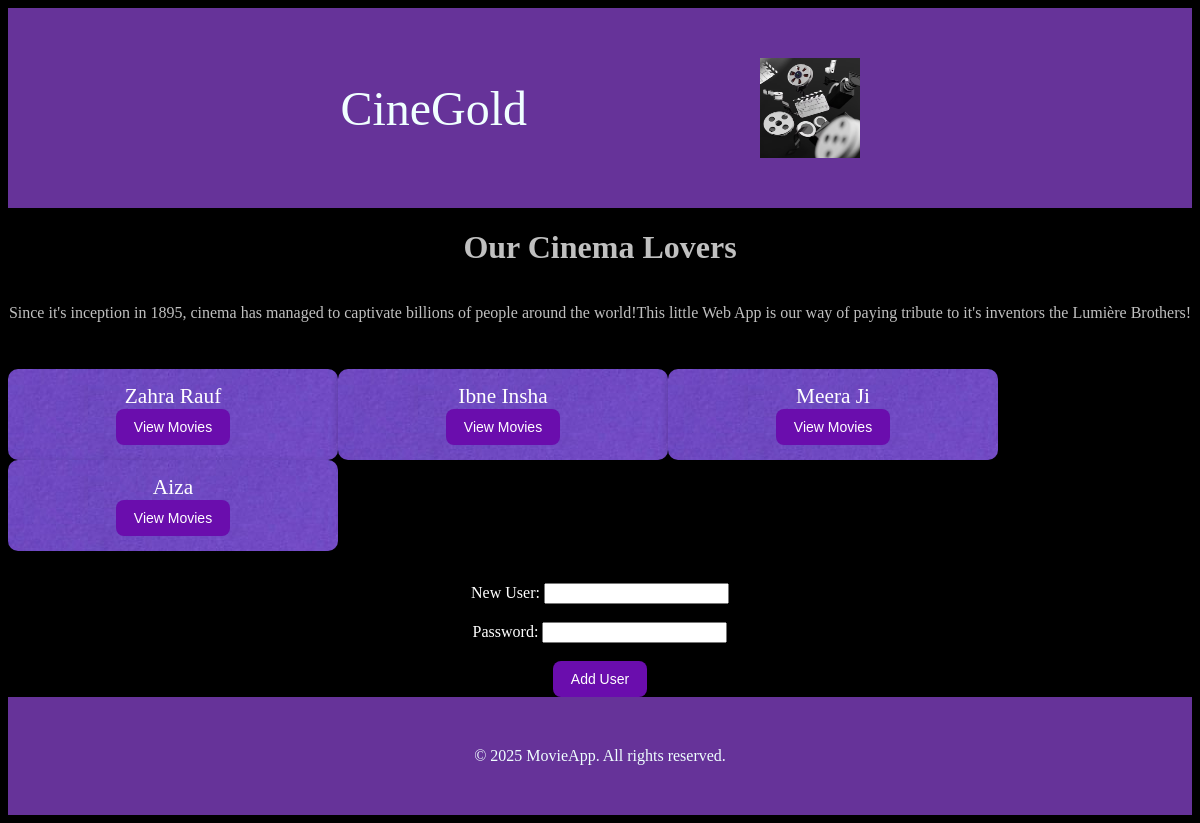
Before: / with the older database file.
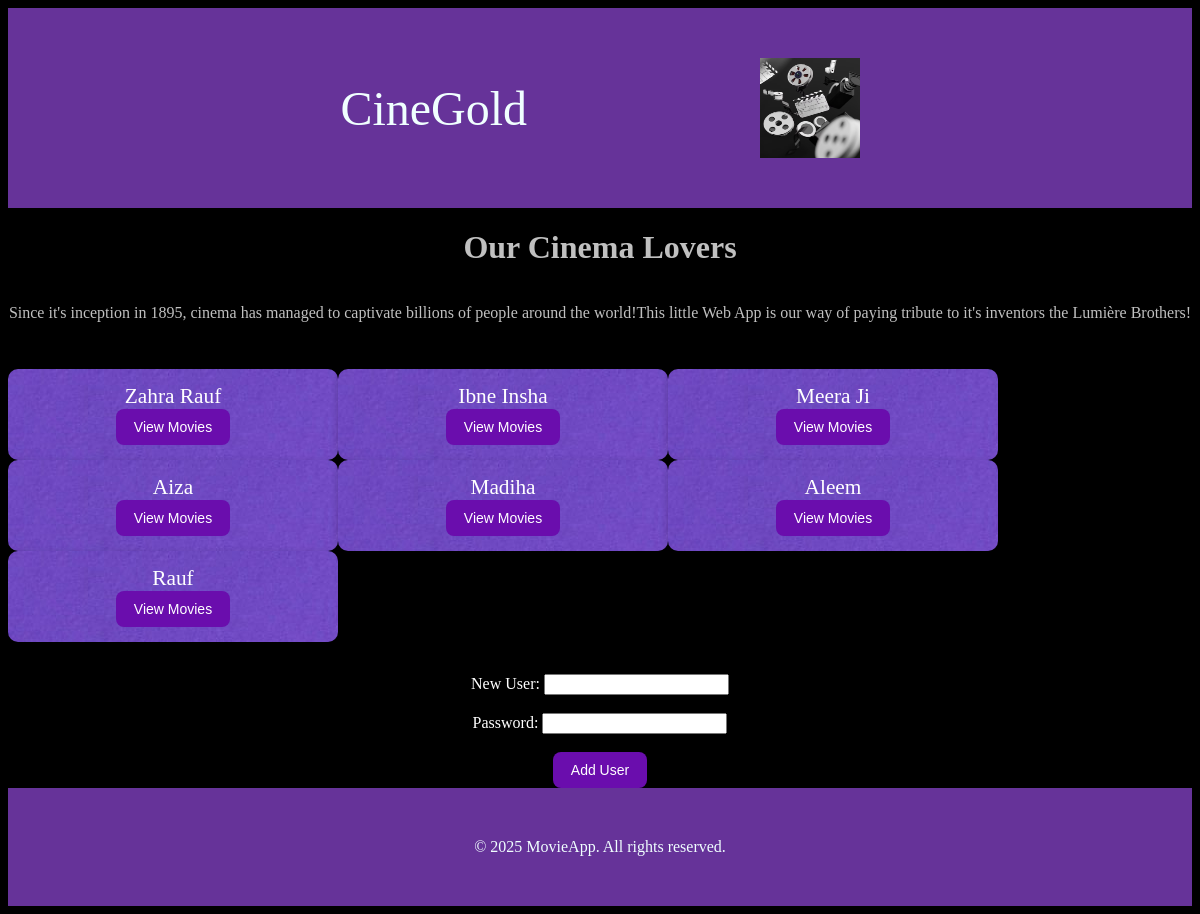
After: the same page with the newer database file.
### models.py (models this page shows, shortened)
class User(db.Model):
    id = db.Column(db.Integer, primary_key=True)
    name = db.Column(db.String(100), nullable=False)
    password = db.Column(db.String(200), nullable=False)
    movies = db.relationship("Movie", back_populates="user", cascade="all, delete-orphan")

### app.py (the view)
@app.route('/')
def display_users():
    users = data_manager.get_users()
    if not users:
        flash("Please add some users", "error")
        return render_template('index.html', users=users, messages=messages)
    return render_template('index.html', users=users)

### data_manager.py (called while the page is built)
    def get_users(self):
        users = User.query.all()
        return users

### templates/index.html (shortened to what this page needs)
<!DOCTYPE html>
<html lang="en">
<head>
    <link rel="stylesheet" href="{{ url_for('static', filename='style.css') }}">
</head>
<body>
    <header>CineGold
    <img src="/static/images/cinelogo.avif" alt="The website logo" width="100" height="100">
    </header>
    <h1 class="user-heading">Our Cinema Lovers</h1>
    <p>Since it's inception in 1895, cinema has managed to captivate billions of people around the world!</p>
    <p>This little Web App is our way of paying tribute to it's inventors the Lumière Brothers!</p>
        <ul class="user-list">
        {% for user in users %}
         <li class="user-card">
            <span>{{ user.name }}</span>
             <form action="{{ url_for('display_movies', user_id=user.id) }}" method="get">
                <button type="submit">View Movies</button>
            </form>
         </li>
        {% endfor %}
        </ul>
    <div class="user-add">
    <form action="{{ url_for('create_user') }}" method="post">
        <label for="name">New User:</label>
        <input type="text" id="name" name="name" required><br><br>
        <label for="password">Password:</label>
        <input type="password" id="password" name="password" required><br><br>
        <button type="submit">Add User</button>
    </form>
    </div>
    <footer>© 2025 MovieApp. All rights reserved.</footer>
</body>
</html>

### static/style.css (style rules this page uses)
header { background-color: rebeccapurple; padding: 50px 100px; display: flex; width: 100%; align-items: center; justify-content: space-evenly; color: azure; font-size: xxx-large; }
footer { background-color: rebeccapurple; padding: 50px 100px; display: flex; width: 100%; align-items: center; justify-content: center; color: azure; }
.user-heading { background-color: black; align-items: center; display: flex; flex-wrap: wrap; justify-content: center; color: silver; width: 100%; }
.user-list { display: flex; flex-wrap: wrap; align-items: center; padding: 10px 0; background: black; color: white; text-align: center; font-size: 16pt; width: 100%; }
.user-card { background-color: black; border-radius: 10px; padding: 15px; box-shadow: 0 3px 8px rgba(0, 0, 0, 0.2); width: 300px; display: flex; flex-direction: column; align-items: center; text-align: center; background-image: url('images/user-grid.jpg'); overflow: hidden; }
.user-add { background-color: black; color: white; box-shadow: 0 3px 8px rgba(0, 0, 0, 0.2); width: 100%; display: flex; height: 20%; justify-content: center; align-items: center; text-align: center; }
body, html { display: flex; flex-wrap: wrap; background: black; align-items: center; justify-content: center; color: black; font-family: Monaco; width: 100%; }
p { display: flex; align-items: center; justify-content: center; color:silver; pading: 100px }
button { background-color: #6A0DAD; color: white; border: none; padding: 10px 18px; border-radius: 8px; font-size: 14px; cursor: pointer; transition: all 0.3s ease; }

Changed rows visible on the page:
added User: name "Madiha"
added User: name "Aleem"
added User: name "Rauf"
